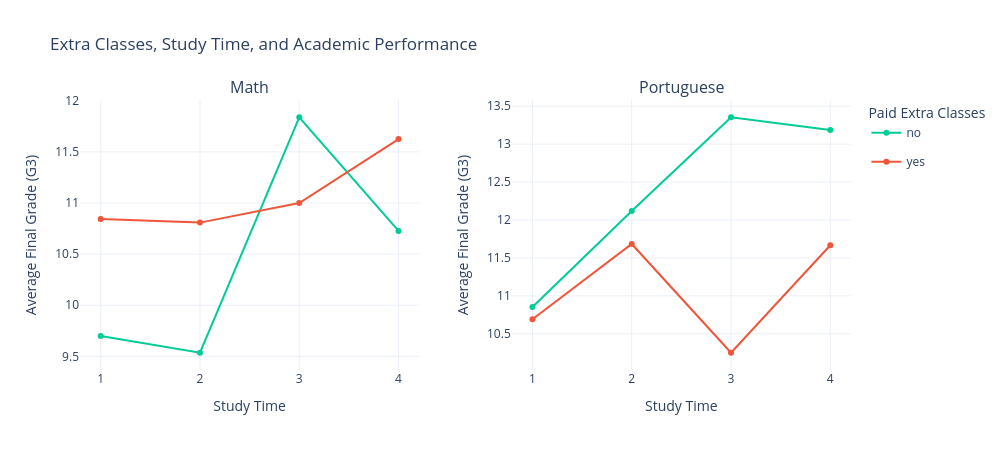

Notebook source saved alongside this figure:
### Code cell
import pandas as pd
import plotly.graph_objects as go
from plotly.subplots import make_subplots

# Load Dataset 3
df3_mat = pd.read_csv("../../data/student-mat.csv", sep=None, engine="python")
df3_por = pd.read_csv("../../data/student-por.csv", sep=None, engine="python")

# Combine Math + Portuguese
df3_mat["Subject"] = "Math"
df3_por["Subject"] = "Portuguese"
df3 = pd.concat([df3_mat, df3_por], ignore_index=True)

# Group by subject, studytime, and paid extra classes
summary = (
    df3.groupby(["Subject", "studytime", "paid"], observed=False)["G3"]
    .mean()
    .reset_index()
)

# Fixed colors for paid status
color_map = {
    "no": "#00CC96",
    "yes": "#EF553B"
}

# Create subplot: Math + Portuguese
fig = make_subplots(
    rows=1,
    cols=2,
    subplot_titles=["Math", "Portuguese"],
    horizontal_spacing=0.12
)

for col, subject in enumerate(["Math", "Portuguese"], start=1):
    temp_subject = summary[summary["Subject"] == subject]
    
    for paid_status in ["no", "yes"]:
        temp = temp_subject[temp_subject["paid"] == paid_status]
        
        fig.add_trace(
            go.Scatter(
                x=temp["studytime"],
                y=temp["G3"],
                mode="lines+markers",
                name=paid_status,
                legendgroup=paid_status,
                showlegend=True if col == 1 else False,
                line=dict(color=color_map[paid_status]),
                marker=dict(color=color_map[paid_status])
            ),
            row=1,
            col=col
        )

fig.update_layout(
    title_text="Extra Classes, Study Time, and Academic Performance",
    height=450,
    width=1000,
    template="plotly_white",
    legend_title_text="Paid Extra Classes"
)

fig.update_xaxes(
    title_text="Study Time",
    tickmode="array",
    tickvals=[1, 2, 3, 4]
)

fig.update_yaxes(title_text="Average Final Grade (G3)")

fig.show()

### Figure 1 — Plotly figure (JSON) as saved in the notebook; plotly's stock layout.template omitted (floating-point values rounded to 4 significant figures)
{"data": [{"legendgroup": "no", "line": {"color": "#00CC96"}, "marker": {"color": "#00CC96"}, "mode": "lines+markers", "name": "no", "showlegend": true, "type": "scatter", "x": [1, 2, 3, 4], "xaxis": "x", "y": [9.699, 9.535, 11.84, 10.73], "yaxis": "y"}, {"legendgroup": "yes", "line": {"color": "#EF553B"}, "marker": {"color": "#EF553B"}, "mode": "lines+markers", "name": "yes", "showlegend": true, "type": "scatter", "x": [1, 2, 3, 4], "xaxis": "x", "y": [10.84, 10.81, 11.0, 11.62], "yaxis": "y"}, {"legendgroup": "no", "line": {"color": "#00CC96"}, "marker": {"color": "#00CC96"}, "mode": "lines+markers", "name": "no", "showlegend": false, "type": "scatter", "x": [1, 2, 3, 4], "xaxis": "x2", "y": [10.85, 12.12, 13.35, 13.19], "yaxis": "y2"}, {"legendgroup": "yes", "line": {"color": "#EF553B"}, "marker": {"color": "#EF553B"}, "mode": "lines+markers", "name": "yes", "showlegend": false, "type": "scatter", "x": [1, 2, 3, 4], "xaxis": "x2", "y": [10.69, 11.68, 10.25, 11.67], "yaxis": "y2"}], "layout": {"annotations": [{"font": {"size": 16}, "showarrow": false, "text": "Math", "x": 0.22, "xanchor": "center", "xref": "paper", "y": 1, "yanchor": "bottom", "yref": "paper"}, {"font": {"size": 16}, "showarrow": false, "text": "Portuguese", "x": 0.78, "xanchor": "center", "xref": "paper", "y": 1, "yanchor": "bottom", "yref": "paper"}], "height": 450, "legend": {"title": {"text": "Paid Extra Classes"}}, "title": {"text": "Extra Classes, Study Time, and Academic Performance"}, "width": 1000, "xaxis": {"anchor": "y", "domain": [0, 0.44], "tickmode": "array", "tickvals": [1, 2, 3, 4], "title": {"text": "Study Time"}}, "xaxis2": {"anchor": "y2", "domain": [0.56, 1], "tickmode": "array", "tickvals": [1, 2, 3, 4], "title": {"text": "Study Time"}}, "yaxis": {"anchor": "x", "domain": [0, 1], "title": {"text": "Average Final Grade (G3)"}}, "yaxis2": {"anchor": "x2", "domain": [0, 1], "title": {"text": "Average Final Grade (G3)"}}}}
